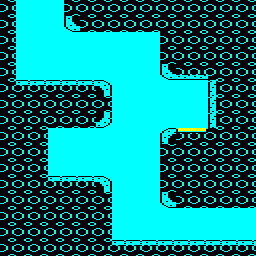

This game map was drawn from its Tiled (.tmx) file and the tilesets committed beside it. A one-line description and the full map source follow:
An orthogonal 16x16 tile map with 16x16 px tiles, 1 tile layer (Tile Layer 1) and 3 objects (2x edge_exit, pad).

<map version="1.8" tiledversion="1.8.2" orientation="orthogonal" renderorder="right-down" width="16" height="16" tilewidth="16" tileheight="16" infinite="0" backgroundcolor="#00ffff" nextlayerid="4" nextobjectid="12">
 <tileset firstgid="1" source="../../tiled/porthole.tsx" />
 <layer id="1" name="Tile Layer 1" width="16" height="16">
  <data encoding="csv">
54,1,1,1,54,54,54,54,54,54,54,54,54,54,54,54,
54,1,1,1,39,54,54,54,54,54,54,54,54,54,54,54,
54,1,1,1,1,1,1,1,1,1,54,54,54,54,54,54,
54,1,1,1,1,1,1,1,1,1,54,54,54,54,54,54,
54,1,1,1,1,1,1,1,1,1,39,35,35,54,54,54,
54,33,33,33,33,33,37,1,1,1,1,1,1,36,54,54,
54,54,54,54,54,54,54,1,1,1,1,1,1,36,54,54,
54,54,54,54,54,54,40,1,1,1,1,1,1,36,54,54,
54,54,54,1,1,1,1,1,1,1,38,50,51,54,54,54,
54,54,54,1,1,1,1,1,1,1,54,54,54,54,54,54,
54,54,54,1,1,1,1,1,1,1,54,54,54,54,54,54,
54,54,54,33,33,33,37,1,1,1,54,54,54,54,54,54,
54,54,54,54,54,54,54,1,1,1,39,54,54,54,54,54,
54,54,54,54,54,54,54,1,1,1,1,1,1,1,1,1,
54,54,54,54,54,54,54,1,1,1,1,1,1,1,1,1,
54,54,54,54,54,54,54,33,33,33,33,33,33,33,33,33
</data>
 </layer>
 <objectgroup id="2" name="objects">
  <object id="11" name="pad_01" type="pad" x="176" y="128" width="32" height="16">
   <properties>
    <property name="channel" value="1" />
    <property name="id" value="pad_01" />
   </properties>
  </object>
 </objectgroup>
 <objectgroup id="3" name="meta">
  <object id="9" name="edge_exit_15" type="edge_exit" x="240" y="208" width="16" height="32">
   <properties>
    <property name="id" value="edge_exit_15" />
    <property name="to" value="room06" />
   </properties>
  </object>
  <object id="10" name="edge_exit_16" type="edge_exit" x="16" y="0" width="48" height="16">
   <properties>
    <property name="id" value="edge_exit_16" />
    <property name="to" value="room08" />
   </properties>
  </object>
 </objectgroup>
</map>
